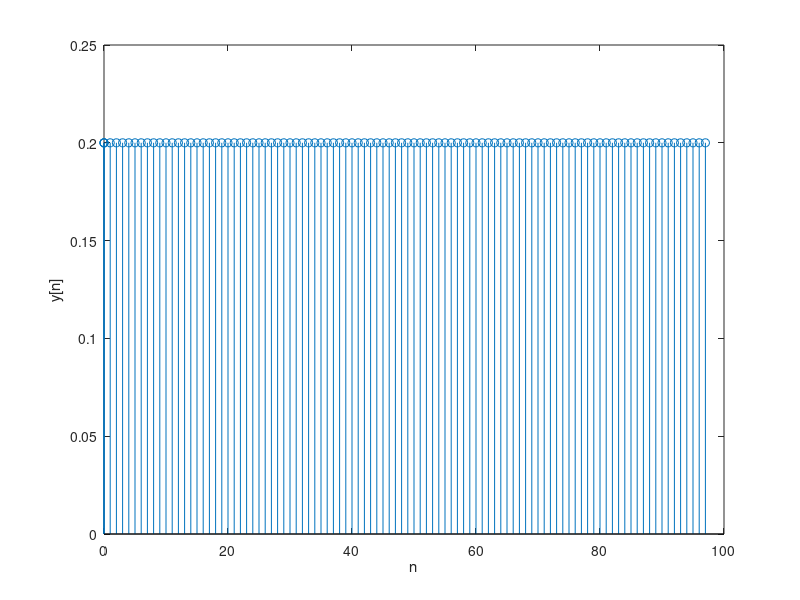

This chart was generated by the following MATLAB code:

% Adam Yang
% ECE 503 HW 1 Problem 2


clearvars;
clc;
close all;


N = 100;
y = zeros(N,1);
n = zeros(N,1);
% All initial conditions are 0.2
y(1) = 0.2;
y(2) = 0.2;

%input is all zero

for m=3:N
    y(m) = 1.5*y(m-1) - 0.5*y(m-2);
        n(m) = m-3;
end


stem(n,y);
xlabel('n');
ylabel('y[n]');